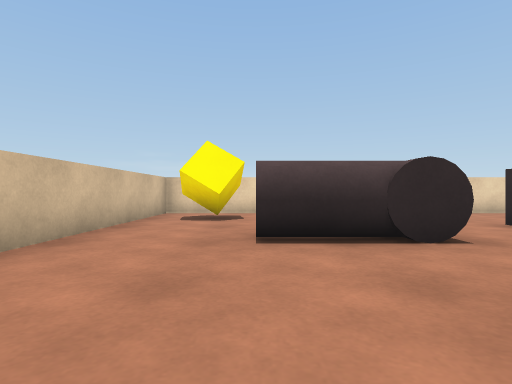
[1] (above)

24 first-person views from a walk through a 3-D level made in the Unity game engine. The camera is 0.59 m above the floor, looks level and sees 80° across. The floor is counted in squares, 1 m on a side. Each view is taken from the middle of a square. On the plan, view 1 faces up. The plan holds only what a view shows up to about 9 squares ahead; the rest is blank. The player is left out. Door leaves are left out, so doorways stand open.

[2]
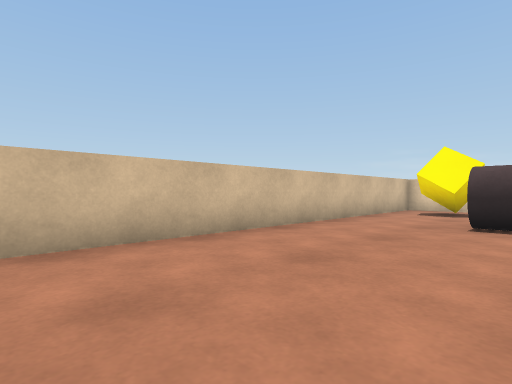

[3]
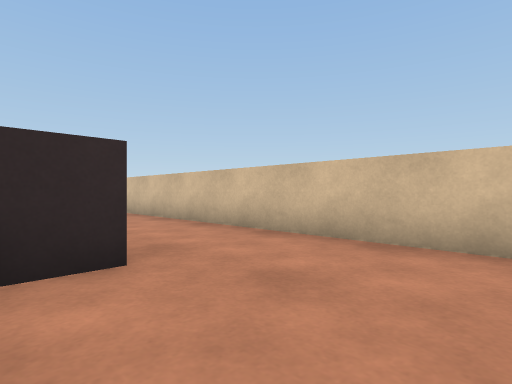

[4]
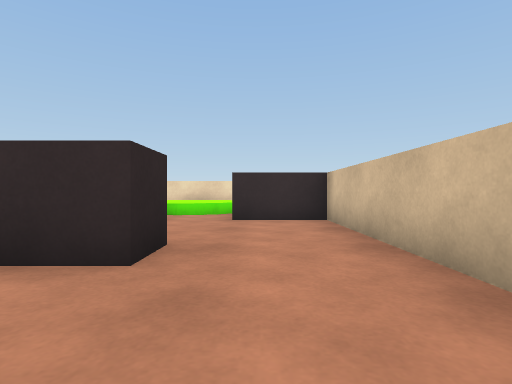

[5]
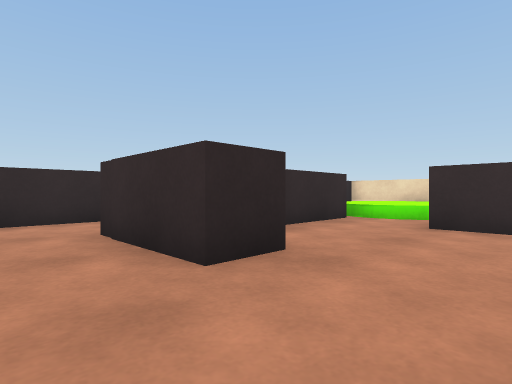

[6]
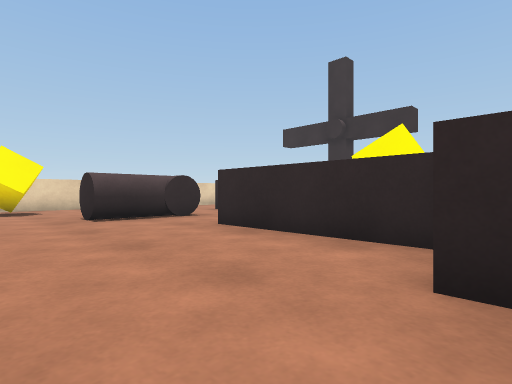

[7]
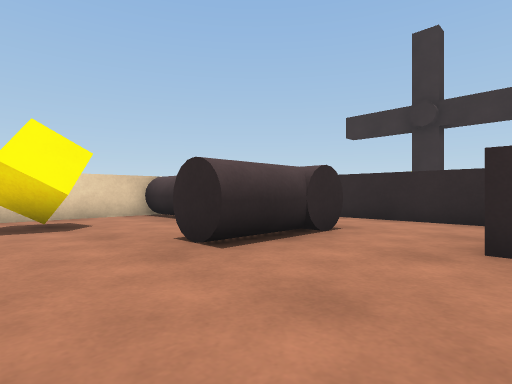

[8]
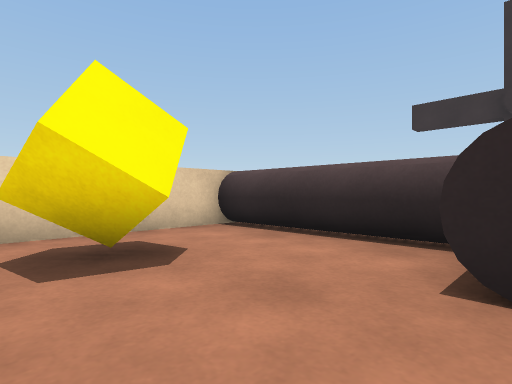

[9]
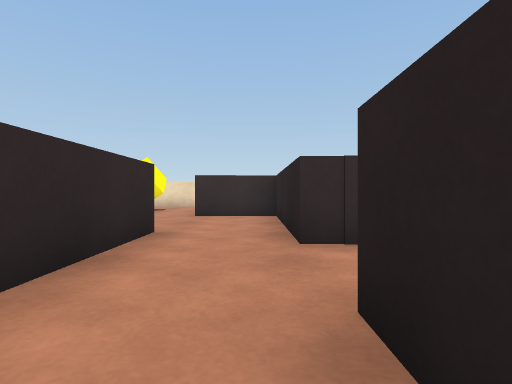

[10]
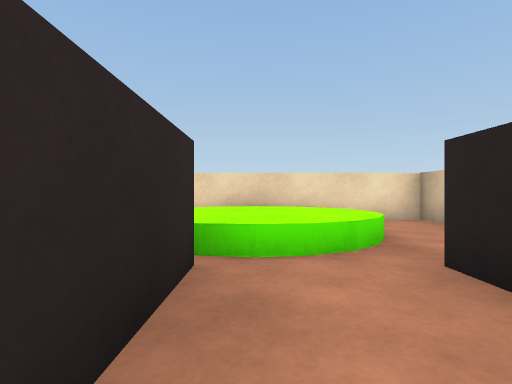

[11]
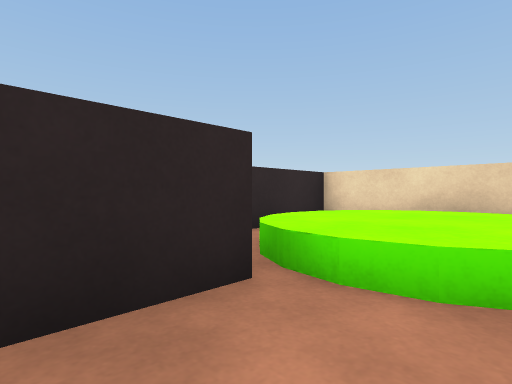

[12]
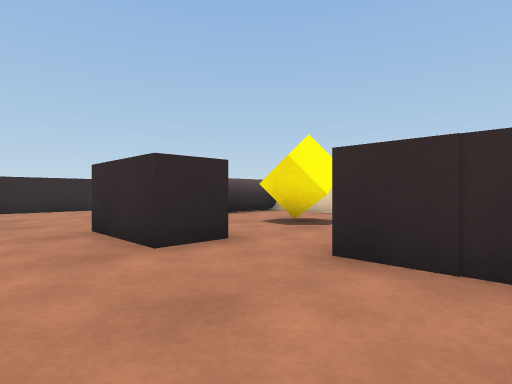

[13]
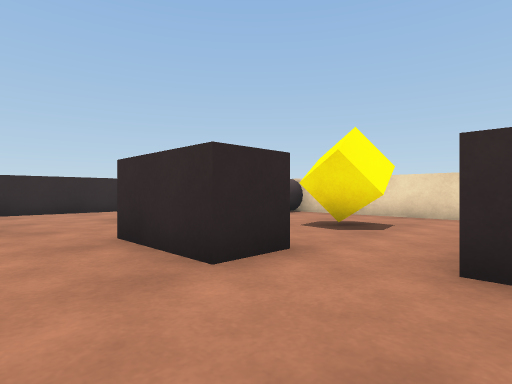

[14]
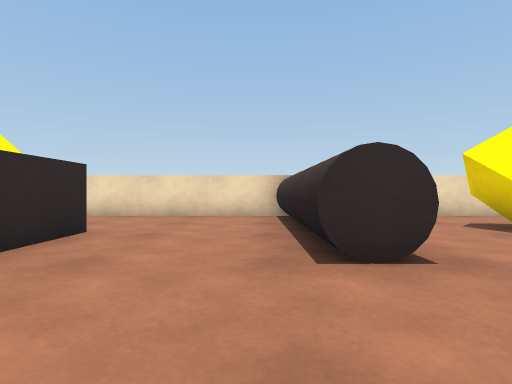

[15]
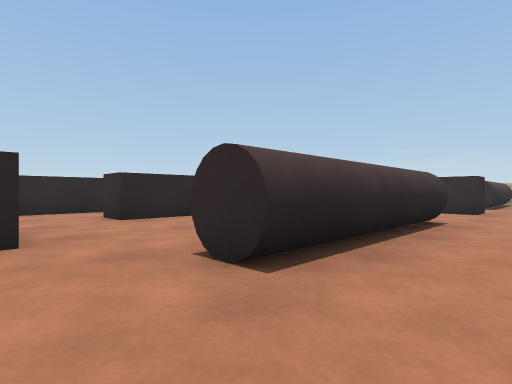

[16]
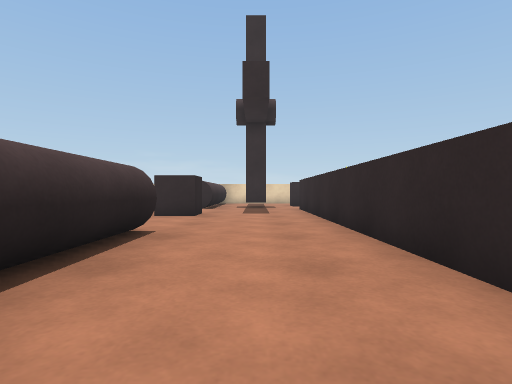

[17]
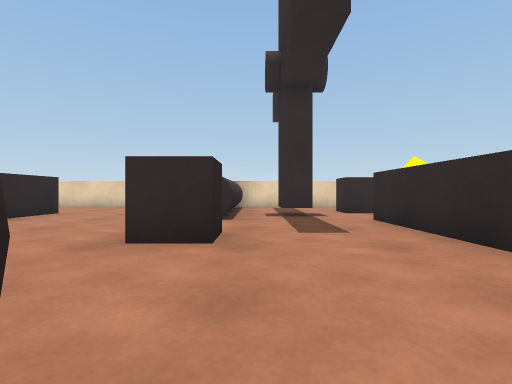

[18]
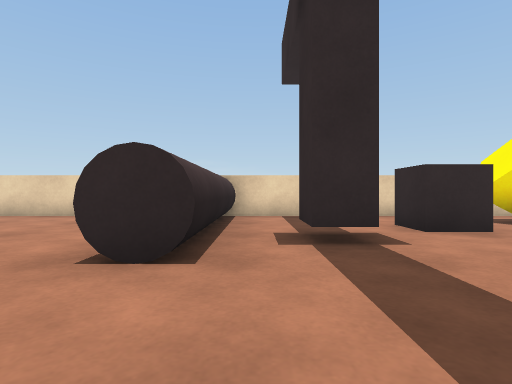

[19]
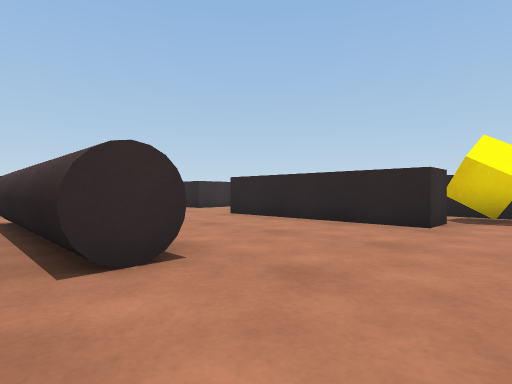

[20]
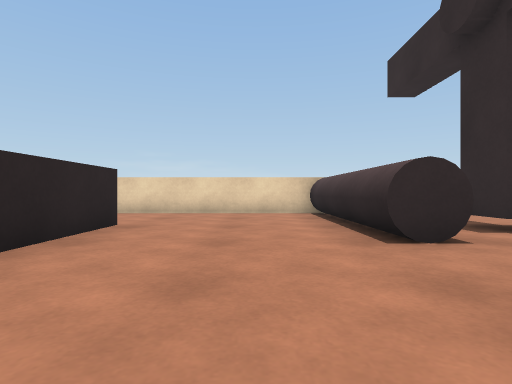

[21]
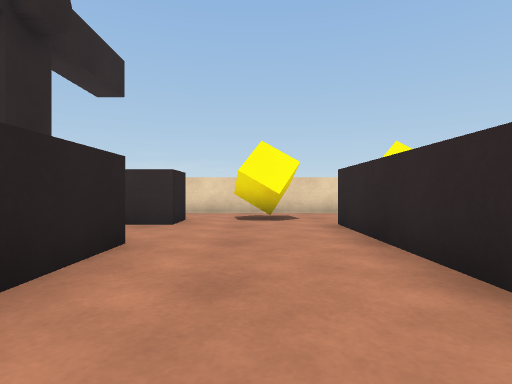

[22]
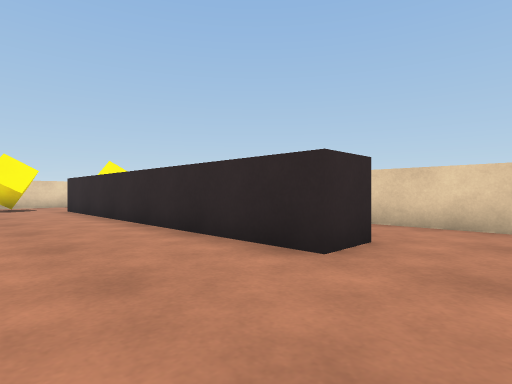

[23]
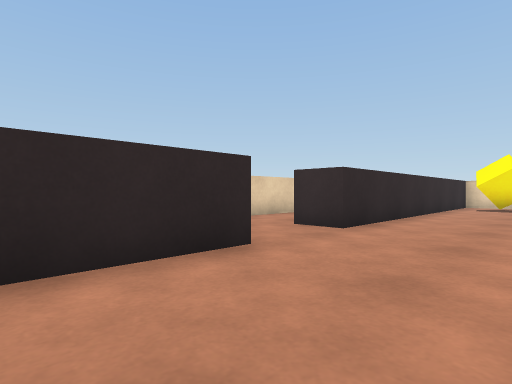

[24]
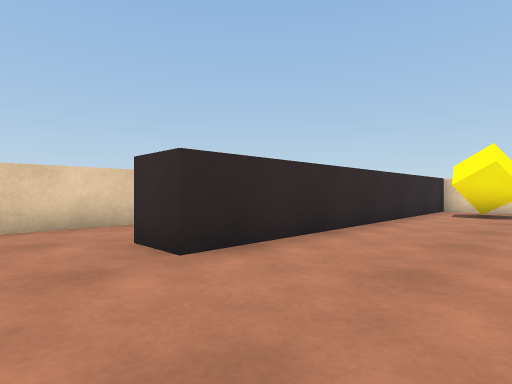

### Floor plan
Ten units are one square. View 1 is at (0, 0); x grows to the right and y downward. Boxes are objects, and circles mark ways between rooms. Rooms are numbered by the first view taken in them; rooms with no view inside come last. Other rooms are left out.
<svg viewBox="-30 -90 240 240">
<path fill="none" stroke="#000" d="M15 21 15 -15M20 55 25 55M25 -35 15 -35M15 -47 15 -85M15 105 15 83M19 -85 -25 -85 -25 95M5 108 10 108 15 108M25 55 25 65M45 65 45 38M25 8 25 35M95 24 105 24 105 74 95 74M135 52 135 -35M185 34 175 34 175 -56M55 15 55 65 45 65M95 95 105 95 105 145M145 -35 145 -18M124 -44 116 -44 116 -54M135 115 135 78M205 81 205 25M45 -36 45 -55M25 65 25 92M55 -55 55 -29M34 95 45 95M121 -85 101 -85M95 143 95 124M105 -85 105 -35 95 -35 95 -85M101 145 172 145M99 -85 41 -85M175 142 175 55 185 55M184 -85 140 -85M51 145 92 145M45 -19 45 -36"/>
<rect x="-25" y="95" width="20" height="10" fill="#bbb"><title>block</title></rect>
<rect x="-15" y="-75" width="10" height="10" fill="#bbb"><title>yellow cube</title></rect>
<rect x="-5" y="55" width="20" height="10" fill="#bbb"><title>block</title></rect>
<rect x="-5" y="25" width="20" height="10" fill="#bbb"><title>block</title></rect>
<rect x="-5" y="-45" width="20" height="10" fill="#bbb"><title>cylinder</title></rect>
<rect x="55" y="115" width="20" height="10" fill="#bbb"><title>yellow cube</title></rect>
<rect x="55" y="85" width="30" height="10" fill="#bbb"><title>block</title></rect>
<rect x="95" y="-15" width="10" height="10" fill="#bbb"><title>cube</title></rect>
<rect x="135" y="-65" width="10" height="10" fill="#bbb"><title>cube</title></rect>
<rect x="155" y="125" width="20" height="10" fill="#bbb"><title>yellow cube</title></rect>
<rect x="155" y="-75" width="20" height="10" fill="#bbb"><title>yellow cube</title></rect>
<rect x="185" y="-75" width="20" height="10" fill="#bbb"><title>yellow cube</title></rect>
<circle cx="20" cy="45" r="3" fill="#2a7"/>
<circle cx="20" cy="-25" r="3" fill="#2a7"/>
<circle cx="35" cy="60" r="3" fill="#2a7"/>
<circle cx="35" cy="-45" r="3" fill="#2a7"/>
<text x="0" y="10">1</text>
<text x="30" y="40">2</text>
<text x="120" y="30">3</text>
<text x="30" y="-30">4</text>
</svg>
Room 1 opens to room 2. Room 1 opens to room 4. Room 2 opens to room 3. Room 3 opens to room 4.

Where each view was taken, in squares from view 1:
view 1: 0 up, 0 right, facing up
view 2: 2 down, 1 right, facing up-left
view 3: 0 up, 1 right, facing down-left
view 4: 3 down, 1 left, facing down
view 5: 4 down, 2 left, facing down-right
view 6: 3 down, 2 left, facing up-right
view 7: 1 up, 2 left, facing up-right
view 8: 4 up, 2 left, facing up-right
view 9: 2 down, 3 right, facing down
view 10: 8 down, 1 right, facing down
view 11: 9 down, 0 right, facing down-right
view 12: 7 down, 3 right, facing down-right
view 13: 7 down, 4 right, facing down-right
view 14: 7 down, 11 right, facing down
view 15: 9 down, 12 right, facing up-left
view 16: 7 down, 12 right, facing up
view 17: 3 down, 11 right, facing up
view 18: 1 up, 11 right, facing up
view 19: 0 up, 11 right, facing down-left
view 20: 0 up, 8 right, facing up
view 21: 0 up, 16 right, facing up
view 22: 5 down, 15 right, facing up-right
view 23: 1 down, 15 right, facing down-right
view 24: 4 down, 15 right, facing down-right
